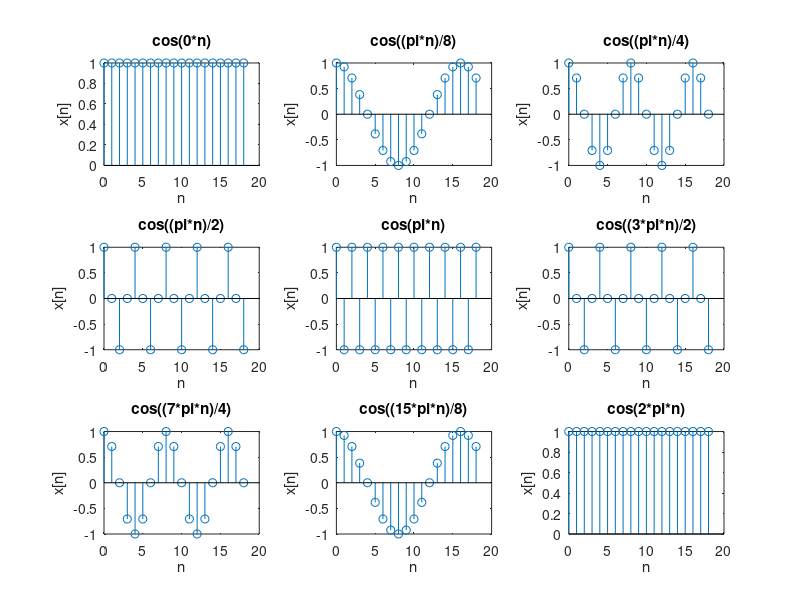

MATLAB code to generate this figure:
n=0:6*pi
x_1=cos(0.*n);
x_2=cos((pi.*n)/8);
x_3=cos((pi.*n)/4);
x_4=cos((pi.*n)/2);
x_5=cos(pi.*n);
x_6=cos((3.*pi.*n)/2);
x_7=cos((7.*pi.*n)/4);
x_8=cos((15.*pi.*n)/8);
x_9=cos(2.*pi.*n);

subplot(3,3,1);
stem(n,x_1);xlabel('n');ylabel('x[n]');title('cos(0*n)');
subplot(3,3,2);
stem(n,x_2);xlabel('n');ylabel('x[n]');title('cos((pi*n)/8)');
subplot(3,3,3);
stem(n,x_3);xlabel('n');ylabel('x[n]');title('cos((pi*n)/4)');
subplot(3,3,4);
stem(n,x_4);xlabel('n');ylabel('x[n]');title('cos((pi*n)/2)');
subplot(3,3,5);
stem(n,x_5);xlabel('n');ylabel('x[n]');title('cos(pi*n)');
subplot(3,3,6);
stem(n,x_6);xlabel('n');ylabel('x[n]');title('cos((3*pi*n)/2)');
subplot(3,3,7);
stem(n,x_7);xlabel('n');ylabel('x[n]');title('cos((7*pi*n)/4)');
subplot(3,3,8);
stem(n,x_8);xlabel('n');ylabel('x[n]');title('cos((15*pi*n)/8)');
subplot(3,3,9);
stem(n,x_9);xlabel('n');ylabel('x[n]');title('cos(2*pi*n)');




